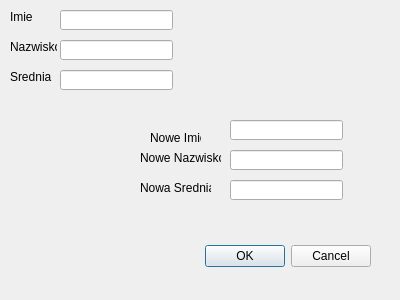
<?xml version="1.0" encoding="UTF-8"?>
<ui version="4.0">
 <class>edytuj2_Dialog</class>
 <widget class="QDialog" name="edytuj2_Dialog">
  <property name="geometry">
   <rect>
    <x>0</x>
    <y>0</y>
    <width>400</width>
    <height>300</height>
   </rect>
  </property>
  <property name="windowTitle">
   <string>Dialog</string>
  </property>
  <widget class="QDialogButtonBox" name="buttonBox">
   <property name="geometry">
    <rect>
     <x>30</x>
     <y>240</y>
     <width>341</width>
     <height>32</height>
    </rect>
   </property>
   <property name="orientation">
    <enum>Qt::Horizontal</enum>
   </property>
   <property name="standardButtons">
    <set>QDialogButtonBox::Cancel|QDialogButtonBox::Ok</set>
   </property>
  </widget>
  <widget class="QLineEdit" name="txtbox_imie">
   <property name="geometry">
    <rect>
     <x>60</x>
     <y>10</y>
     <width>113</width>
     <height>20</height>
    </rect>
   </property>
  </widget>
  <widget class="QLabel" name="label">
   <property name="geometry">
    <rect>
     <x>10</x>
     <y>10</y>
     <width>47</width>
     <height>13</height>
    </rect>
   </property>
   <property name="text">
    <string>Imie</string>
   </property>
  </widget>
  <widget class="QLabel" name="label_2">
   <property name="geometry">
    <rect>
     <x>10</x>
     <y>40</y>
     <width>47</width>
     <height>13</height>
    </rect>
   </property>
   <property name="text">
    <string>Nazwisko</string>
   </property>
  </widget>
  <widget class="QLabel" name="label_3">
   <property name="geometry">
    <rect>
     <x>10</x>
     <y>70</y>
     <width>47</width>
     <height>13</height>
    </rect>
   </property>
   <property name="text">
    <string>Srednia</string>
   </property>
  </widget>
  <widget class="QLineEdit" name="txtbox_nazwisko">
   <property name="geometry">
    <rect>
     <x>60</x>
     <y>40</y>
     <width>113</width>
     <height>20</height>
    </rect>
   </property>
  </widget>
  <widget class="QLineEdit" name="txtbox_srednia">
   <property name="geometry">
    <rect>
     <x>60</x>
     <y>70</y>
     <width>113</width>
     <height>20</height>
    </rect>
   </property>
  </widget>
  <widget class="QLineEdit" name="txtbox_noweNazwisko">
   <property name="geometry">
    <rect>
     <x>230</x>
     <y>150</y>
     <width>113</width>
     <height>20</height>
    </rect>
   </property>
  </widget>
  <widget class="QLabel" name="label_4">
   <property name="geometry">
    <rect>
     <x>140</x>
     <y>150</y>
     <width>81</width>
     <height>16</height>
    </rect>
   </property>
   <property name="text">
    <string>Nowe Nazwisko</string>
   </property>
  </widget>
  <widget class="QLabel" name="label_5">
   <property name="geometry">
    <rect>
     <x>150</x>
     <y>130</y>
     <width>51</width>
     <height>16</height>
    </rect>
   </property>
   <property name="text">
    <string>Nowe Imie</string>
   </property>
  </widget>
  <widget class="QLabel" name="label_6">
   <property name="geometry">
    <rect>
     <x>140</x>
     <y>180</y>
     <width>71</width>
     <height>16</height>
    </rect>
   </property>
   <property name="text">
    <string>Nowa Srednia</string>
   </property>
  </widget>
  <widget class="QLineEdit" name="txtbox_nowaSrednia">
   <property name="geometry">
    <rect>
     <x>230</x>
     <y>180</y>
     <width>113</width>
     <height>20</height>
    </rect>
   </property>
  </widget>
  <widget class="QLineEdit" name="txtbox_noweImie">
   <property name="geometry">
    <rect>
     <x>230</x>
     <y>120</y>
     <width>113</width>
     <height>20</height>
    </rect>
   </property>
  </widget>
 </widget>
 <resources/>
 <connections>
  <connection>
   <sender>buttonBox</sender>
   <signal>accepted()</signal>
   <receiver>edytuj2_Dialog</receiver>
   <slot>accept()</slot>
   <hints>
    <hint type="sourcelabel">
     <x>248</x>
     <y>254</y>
    </hint>
    <hint type="destinationlabel">
     <x>157</x>
     <y>274</y>
    </hint>
   </hints>
  </connection>
  <connection>
   <sender>buttonBox</sender>
   <signal>rejected()</signal>
   <receiver>edytuj2_Dialog</receiver>
   <slot>reject()</slot>
   <hints>
    <hint type="sourcelabel">
     <x>316</x>
     <y>260</y>
    </hint>
    <hint type="destinationlabel">
     <x>286</x>
     <y>274</y>
    </hint>
   </hints>
  </connection>
 </connections>
</ui>
